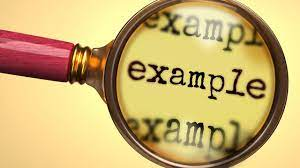
#> input picture image.jfif, 300 x 168 px
$ python -i editor.py   (imports and definitions only)
#> lines starting #> are read from the running program, lines starting #| are printed output that depends on the picture
#> further down, picture is the input picture: shape (168, 300, 3); mean B, G, R 114.5, 177.4, 202.9
from tkinter import *
from tkinter import ttk, filedialog, colorchooser
import numpy
import os
from PIL import ImageTk, Image
import cv2
import numpy as np

MAXHEIGHT = 400
MAXWIDTH = 400
# this is a space that tracks changes to image, this is so newly edited images
# aren't overwritten from their original
WORKINGIMG ="current/working.jpg"
TEMPLATEIMG = "image.jfif"
def convertToTkImg(image:numpy.ndarray) -> ImageTk.PhotoImage:
    # print("hello")
    blue,green,red = cv2.split(image)
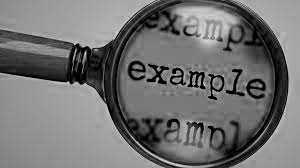
#> blue: shape (168, 300); min 0, max 218, mean 114.5
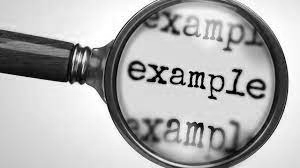
#> green: shape (168, 300); min 0, max 255, mean 177.4
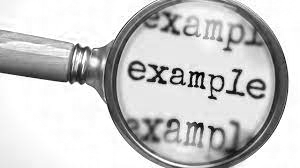
#> red: shape (168, 300); min 0, max 255, mean 202.9
    adjustedImage = cv2.merge((red,green,blue))
    imageData = Image.fromarray(adjustedImage)
    imageData.save(WORKINGIMG)
    tkinterImage = ImageTk.PhotoImage(imageData.resize((MAXHEIGHT,MAXWIDTH)))
    return tkinterImage
# for contrast and brightness adjustment calculations
# https://www.geeksforgeeks.org/changing-the-contrast-and-brightness-of-an-image-using-python-opencv/
#Scale class that can be used to adjust the brightness of an image label
#   root is the frame we'd like this slider to be packed intor
#   imageNameVal is the name of the image we'd like to change
#   image_label is the visual image who's brightness will be adjusted and presented
class ImageController:
    # [54 lines left out: functions __init__, adjustController, not called in this run]
    def resetController(self):
        self.brightnessSlider.set(0)
        self.contrastSlider.set(0)
    def setImage(self,imageNameVal, image_label):
        self.imageNameval = imageNameVal
        self.image_label = image_label

class imgEditor:
    # [29 lines left out: functions __init__, initializeFrames, setUpImageSection, not called in this run]
    def initializeControllers(self,*args):
        self.imageController = ImageController(self.controllerFrame,self.imageNameVal, self.image_label)

    # [19 lines left out: functions setupImageButtons, loadImg, not called in this run]
            # self.imageController.setImage(self.imageNameVal, self.image_label)
    def resetController(self, *args):
        self.imageController.resetController()


    # [9 lines left out: function saveImg, not called in this run]

# [1 line not run here, left out]

>>> import cv2
>>> picture = cv2.imread('image.jfif')
>>> result = convertToTkImg(picture)
